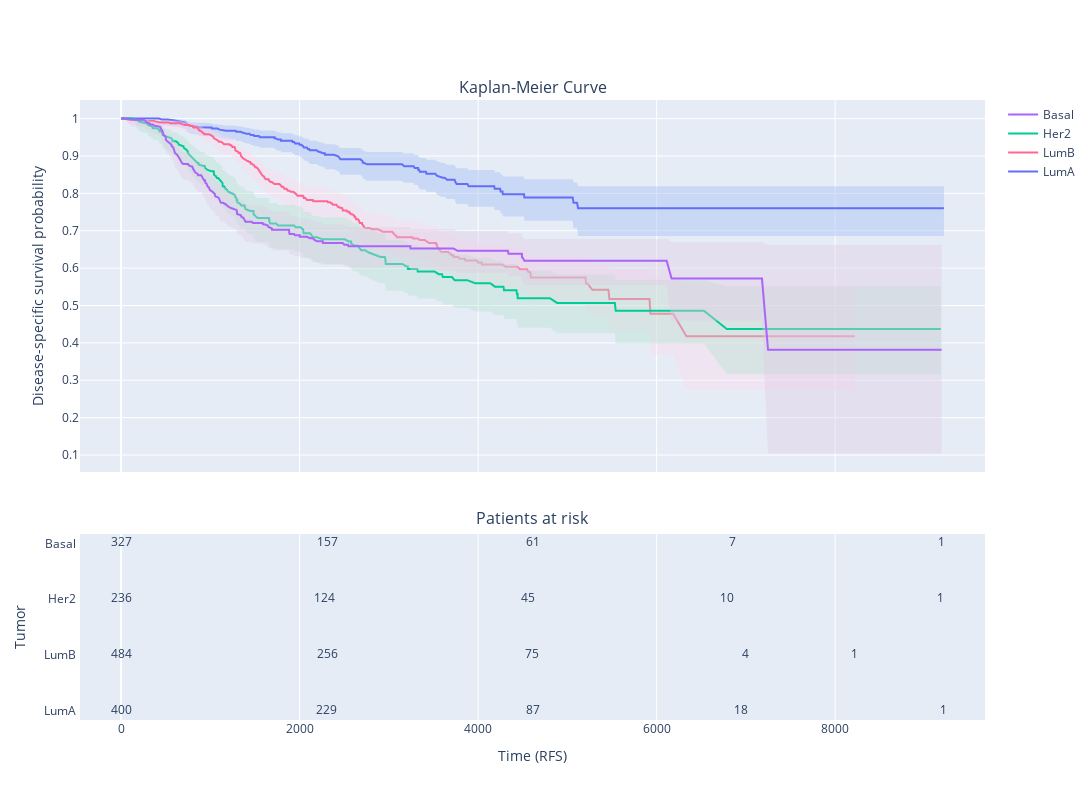

Notebook source saved alongside this figure:
### Markdown cell above
## KAPLAN-MEIER

### Code cell
fig = plotly.subplots.make_subplots(rows=2, cols=1, shared_xaxes=True, print_grid=False, subplot_titles=("Kaplan-Meier Curve", "Patients at risk"), vertical_spacing=0.39)
kmfs = []

steps = 5 # the number of time points where number of patients at risk which should be shown

x_min = 0 # min value in x-axis, used to make sure that both plots have the same range
x_max = 0 # max value in x-axis

fig.update_layout(height=800, width=1200)

lcolors = ['#636EFA','#FF6692','#00CC96','#AB63FA']
bcolors = ['rgba(158,185,243, 0.4)','rgba(253,218,236,0.4)','rgba(179,226,205, 0.4)','rgba(222,203,228, 0.4)']
i = 0                 
for PAM50 in df.PAM50.unique():
    kmf = lifelines.KaplanMeierFitter()
    if PAM50 == 'Basal':
        TBasal = df[df.PAM50 == PAM50]["RFS"]
        EBasal = df[df.PAM50 == PAM50]["RFSE"]  
        kmf.fit(TBasal, event_observed=EBasal)

    if PAM50 == 'Her2':
        THer2 = df[df.PAM50 == PAM50]["RFS"]
        EHer2 = df[df.PAM50 == PAM50]["RFSE"]
        kmf.fit(THer2, event_observed=EHer2)

    if PAM50 == 'LumA':
        TLumA = df[df.PAM50 == PAM50][:400]["RFS"]
        ELumA = df[df.PAM50 == PAM50][:400]["RFSE"]
        kmf.fit(TLumA, event_observed=ELumA)

    if PAM50 == 'LumB':
        TLumB = df[df.PAM50 == PAM50]["RFS"]
        ELumB = df[df.PAM50 == PAM50]["RFSE"]
        kmf.fit(TLumB, event_observed=ELumB)

    kmfs.append(kmf)
    x_max = max(x_max, max(kmf.event_table.index))
    x_min = min(x_min, min(kmf.event_table.index))

    
    fig.add_trace(plotly.graph_objs.Scatter(x=kmf.survival_function_.index,
                                                y=kmf.confidence_interval_.values[:,0], line=dict(width=0), showlegend=False,
                                                name=PAM50), 
                    1, 1)
    fig.add_trace(plotly.graph_objs.Scatter(x=kmf.survival_function_.index,
                                                y=kmf.confidence_interval_.values[:,1], line=dict(width=0), showlegend=False,
                                                name=PAM50,fillcolor=bcolors[i],
    fill='tonexty',), 
                    1, 1)
    fig.append_trace(plotly.graph_objs.Scatter(x=kmf.survival_function_.index,
                                                  y=kmf.survival_function_.values.flatten(), line=dict(color=lcolors[i]),
                                                  name=PAM50), 
                     1, 1)

    i += 1
    
for s, PAM50 in enumerate(df.PAM50.unique()):
    x = []
    kmf_ = kmfs[s].event_table
    for i in range(0, int(x_max), int(x_max / (steps - 1))):
        x.append(kmf_.iloc[np.abs(kmf_.index - i).argsort()[0]].name)
    fig.append_trace(plotly.graph_objs.Scatter(x=x, 
                                               y=[PAM50 + " "] * len(x), 
                                               text=[kmfs[s].event_table[kmfs[s].event_table.index == t].at_risk.values[0] for t in x], 
                                               mode='text', 
                                               showlegend=False), 
                     2, 1)

fig.update_yaxes(title_text="Tumor", row=2, col=1)
fig.update_yaxes(title_text="Disease-specific survival probability", row=1, col=1)
fig.update_xaxes(title_text="Time (RFS)", row=2, col=1)


# just a dummy line used as a spacer/header
t = [''] * len(x)
fig.append_trace(plotly.graph_objs.Scatter(x=x, 
                                           y=[''] * (len(x)-20), 
                                           text=t,
                                           mode='text', 
                                           showlegend=False), 
                 2, 1)

    
# prettier layout
x_axis_range = [x_min - x_max * 0.05, x_max * 1.05]

fig['layout']['xaxis2']['visible'] = True
fig['layout']['xaxis2']['range'] = x_axis_range
fig['layout']['xaxis']['range'] = x_axis_range
fig['layout']['yaxis']['domain'] = [0.4, 1]
fig['layout']['yaxis2']['domain'] = [0.0, 0.3]
fig['layout']['yaxis2']['showgrid'] = False
fig['layout']['yaxis']['showgrid'] = True

fig.show()

### Figure 1 — Plotly figure (JSON) as saved in the notebook; plotly's stock layout.template omitted (floating-point values rounded to 4 significant figures; data arrays with more than 128 entries replaced by an {"elided": "..."} marker saying what was removed)
{"data": [{"line": {"width": 0}, "name": "LumA", "showlegend": false, "type": "scatter", "x": {"elided": "392 int values"}, "xaxis": "x", "y": {"elided": "392 float values"}, "yaxis": "y"}, {"fill": "tonexty", "fillcolor": "rgba(158,185,243, 0.4)", "line": {"width": 0}, "name": "LumA", "showlegend": false, "type": "scatter", "x": {"elided": "392 int values"}, "xaxis": "x", "y": {"elided": "392 float values"}, "yaxis": "y"}, {"line": {"color": "#636EFA"}, "name": "LumA", "type": "scatter", "x": {"elided": "392 int values"}, "xaxis": "x", "y": {"elided": "392 float values"}, "yaxis": "y"}, {"line": {"width": 0}, "name": "LumB", "showlegend": false, "type": "scatter", "x": {"elided": "461 int values"}, "xaxis": "x", "y": {"elided": "461 float values"}, "yaxis": "y"}, {"fill": "tonexty", "fillcolor": "rgba(253,218,236,0.4)", "line": {"width": 0}, "name": "LumB", "showlegend": false, "type": "scatter", "x": {"elided": "461 int values"}, "xaxis": "x", "y": {"elided": "461 float values"}, "yaxis": "y"}, {"line": {"color": "#FF6692"}, "name": "LumB", "type": "scatter", "x": {"elided": "461 int values"}, "xaxis": "x", "y": {"elided": "461 float values"}, "yaxis": "y"}, {"line": {"width": 0}, "name": "Her2", "showlegend": false, "type": "scatter", "x": {"elided": "233 int values"}, "xaxis": "x", "y": {"elided": "233 float values"}, "yaxis": "y"}, {"fill": "tonexty", "fillcolor": "rgba(179,226,205, 0.4)", "line": {"width": 0}, "name": "Her2", "showlegend": false, "type": "scatter", "x": {"elided": "233 int values"}, "xaxis": "x", "y": {"elided": "233 float values"}, "yaxis": "y"}, {"line": {"color": "#00CC96"}, "name": "Her2", "type": "scatter", "x": {"elided": "233 int values"}, "xaxis": "x", "y": {"elided": "233 float values"}, "yaxis": "y"}, {"line": {"width": 0}, "name": "Basal", "showlegend": false, "type": "scatter", "x": {"elided": "312 int values"}, "xaxis": "x", "y": {"elided": "312 float values"}, "yaxis": "y"}, {"fill": "tonexty", "fillcolor": "rgba(222,203,228, 0.4)", "line": {"width": 0}, "name": "Basal", "showlegend": false, "type": "scatter", "x": {"elided": "312 int values"}, "xaxis": "x", "y": {"elided": "312 float values"}, "yaxis": "y"}, {"line": {"color": "#AB63FA"}, "name": "Basal", "type": "scatter", "x": {"elided": "312 int values"}, "xaxis": "x", "y": {"elided": "312 float values"}, "yaxis": "y"}, {"mode": "text", "showlegend": false, "text": ["400", "229", "87", "18", "1"], "type": "scatter", "x": [0, 2297, 4619, 6950, 9218], "xaxis": "x2", "y": ["LumA ", "LumA ", "LumA ", "LumA ", "LumA "], "yaxis": "y2"}, {"mode": "text", "showlegend": false, "text": ["484", "256", "75", "4", "1"], "type": "scatter", "x": [0, 2310, 4608, 6990, 8220], "xaxis": "x2", "y": ["LumB ", "LumB ", "LumB ", "LumB ", "LumB "], "yaxis": "y2"}, {"mode": "text", "showlegend": false, "text": ["236", "124", "45", "10", "1"], "type": "scatter", "x": [0, 2279, 4562, 6786, 9184], "xaxis": "x2", "y": ["Her2 ", "Her2 ", "Her2 ", "Her2 ", "Her2 "], "yaxis": "y2"}, {"mode": "text", "showlegend": false, "text": ["327", "157", "61", "7", "1"], "type": "scatter", "x": [0, 2310, 4614, 6852, 9193], "xaxis": "x2", "y": ["Basal ", "Basal ", "Basal ", "Basal ", "Basal "], "yaxis": "y2"}, {"mode": "text", "showlegend": false, "text": ["", "", "", "", ""], "type": "scatter", "x": [0, 2310, 4614, 6852, 9193], "xaxis": "x2", "y": [], "yaxis": "y2"}], "layout": {"annotations": [{"font": {"size": 16}, "showarrow": false, "text": "Kaplan-Meier Curve", "x": 0.5, "xanchor": "center", "xref": "paper", "y": 1, "yanchor": "bottom", "yref": "paper"}, {"font": {"size": 16}, "showarrow": false, "text": "Patients at risk", "x": 0.5, "xanchor": "center", "xref": "paper", "y": 0.305, "yanchor": "bottom", "yref": "paper"}], "height": 800, "width": 1200, "xaxis": {"anchor": "y", "domain": [0, 1], "matches": "x2", "range": [-460.9, 9679.0], "showticklabels": false}, "xaxis2": {"anchor": "y2", "domain": [0, 1], "range": [-460.9, 9679.0], "title": {"text": "Time (RFS)"}, "visible": true}, "yaxis": {"anchor": "x", "domain": [0.4, 1], "showgrid": true, "title": {"text": "Disease-specific survival probability"}}, "yaxis2": {"anchor": "x2", "domain": [0, 0.3], "showgrid": false, "title": {"text": "Tumor"}}}}
